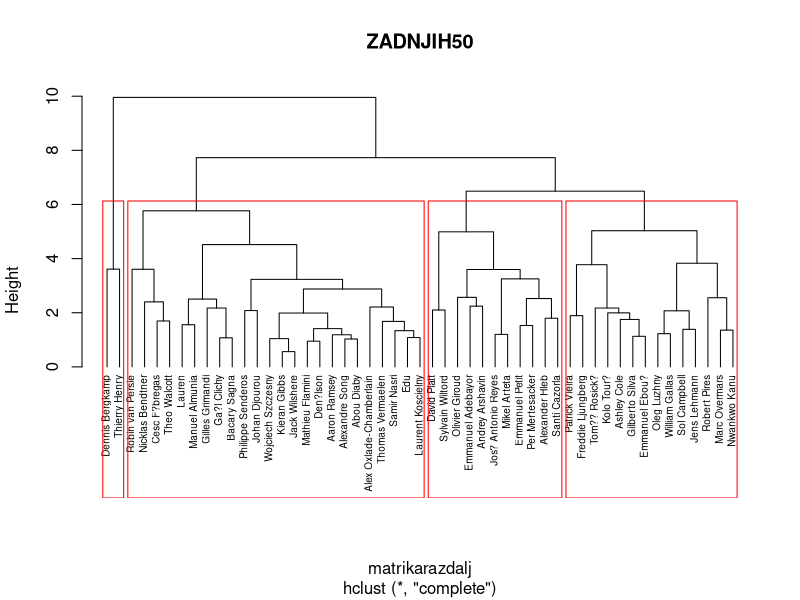
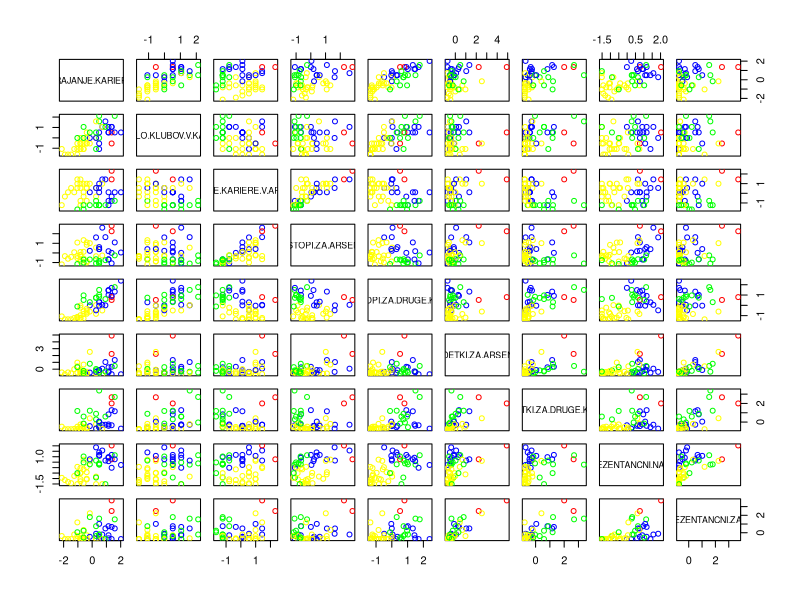
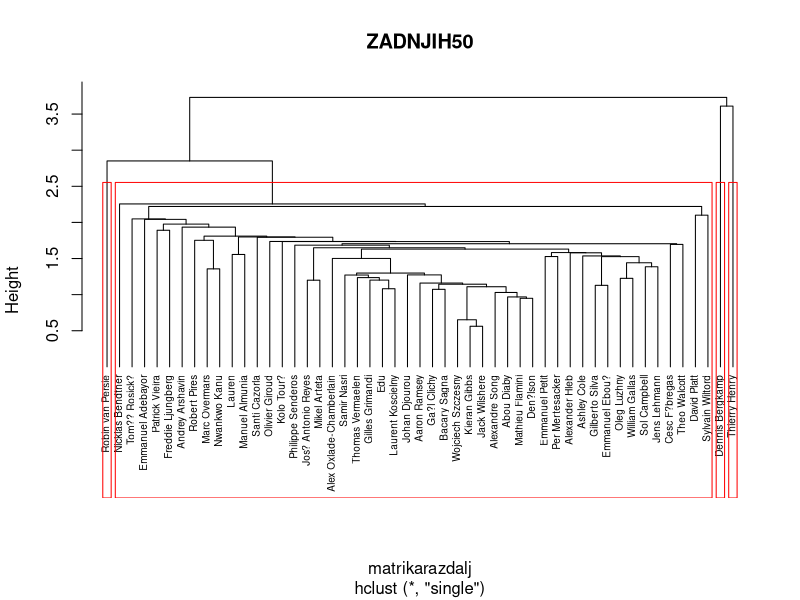
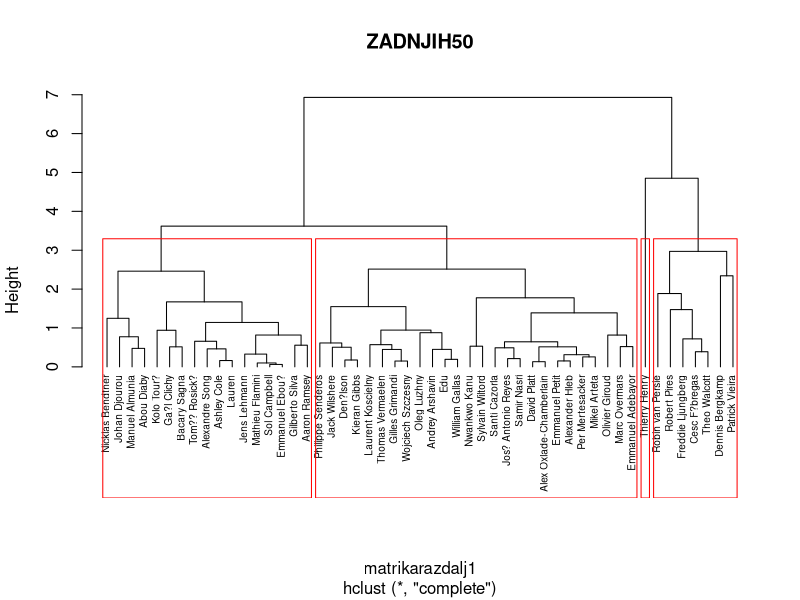
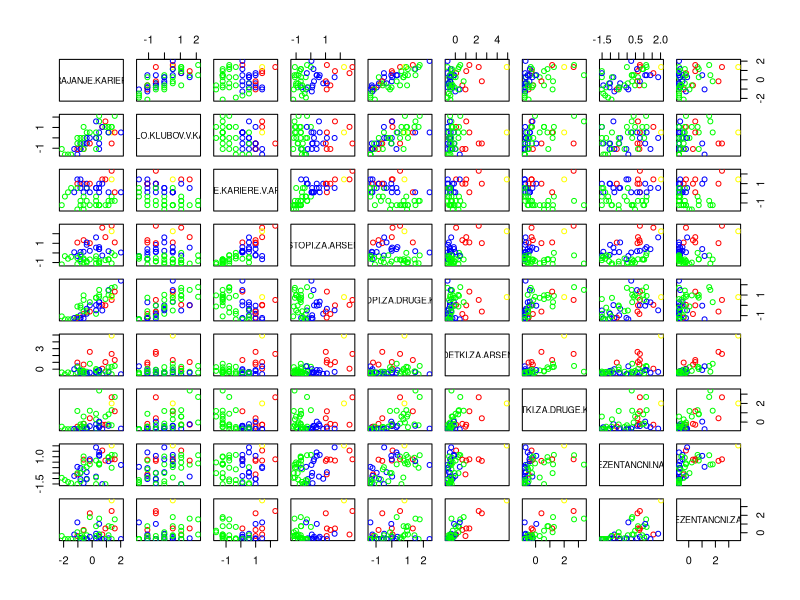

These charts were generated, in order, by the following R code:
#uvozim tabelo
ZADNJIH50<-read.csv2("podatki/zadnjih50.csv",
                           skip=0,
                           row.name=1,
                           header=TRUE,
                           na.strings = "-",
                           fileEncoding = "Windows-1252")


#razdelitev v 4 skupine glede na kariero v vseh pomenih, iščemo kdo je bil najboljši
normaliziran <- scale(as.matrix(ZADNJIH50[c(4:5, 7:13)]))
matrikarazdalj<-dist(normaliziran)
razdelitev<- hclust(matrikarazdalj, method = "complete")

pdf("slike/najboljsi.pdf")
plot(razdelitev, hang=-1, cex=0.6, main = "ZADNJIH50")
rect.hclust(razdelitev,k=4,border="red")
dev.off()
#iz grafa vidimo kdo sta nogometaša, ki sta se v svoji karieri najbol izkazala ter na vseh področjih kot celoti dosegla najboljše rezultate
#to sta Henry in Bergkamp
#preverimo če to res drži

p <- cutree(razdelitev, k=4)
barve=c("red", "green", "blue","yellow")
table(p)
barve

pdf("slike/najboljsi1.pdf")
pairs(normaliziran, col = barve[p])
dev.off()
#graf prikazuje položaje osamelcev na pram ostalim
#vidimo da sta to rdeča krogca

ZADNJIH50[p %in% c(1),]
#potrditev, da Henry in Bergkamp najbol izstopata, sta osamelca 


#sedaj nas pa zanima kdo je 3. po dosežkih v svoji karieri neglede na klub
# da ga najdemo uporabimo metodo enojnega povezovanja in graf razdelimo na 4 skupine

razdelitev1 <- hclust(matrikarazdalj, method = "single")

pdf("slike/najboljsi2.pdf")
plot(razdelitev1, hang=-1, cex=0.6, main = "ZADNJIH50")
rect.hclust(razdelitev1,k=4,border="red")
dev.off()
#iz grafa vidimo, da je to Robin van Persie, poleg pa graf še dodatno potrjuje katera dva sta najboljša

#tako lahko trdimo, da so trije najboljši igralci med zadnjimi pedesetimi Henry,Bergkamp in van Persie

#poglejmo si sedaj kdo pa je bil najboljši za Arsenal
#normiliziral bom sedaj le dolžino kariere v Arsenalu, zadetke za Arsenal, ter nastope za Arsenal saj je to le bistvo projekta(analiza Arsenala)
norm <- scale(as.matrix(ZADNJIH50[c(7:8, 10)]))
matrikarazdalj1<-dist(norm)
razdelitev2 <- hclust(matrikarazdalj1, method = "complete")

pdf("slike/najboljsiArsenal.pdf")
plot(razdelitev2, hang=-1, cex=0.6, main = "ZADNJIH50")
rect.hclust(razdelitev2,k=4,border="red")
dev.off()
#Graf trdi da najbol izstopa Henry, poglejmo če to drži

p1<- cutree(razdelitev2, k=4)
table(p1)
barve
pdf("slike/najboljsiArsenal1.pdf")
pairs(normaliziran, col = barve[p1])
dev.off()
#vidimo, da najbolj odstopa rumeni krogec(je osamelec)

ZADNJIH50[p1 %in% c(4),]
#potrditev da je najboljši igralec Arsenala med zadnjimi 50 igralci Thierry Henry, ki tudi v splošnem velja za najboljšega igralca vseh časov v klubu





# # 4. faza: Analiza podatkov
# 
# # Uvozimo funkcijo za uvoz spletne strani.
# source("lib/xml.r")
# 
# # Preberemo spletno stran v razpredelnico.
# cat("Uvažam spletno stran...\n")
# tabela <- preuredi(uvozi.obcine(), obcine)
# 
# # Narišemo graf v datoteko PDF.
# cat("Rišem graf...\n")
# pdf("slike/naselja.pdf", width=6, height=4)
# plot(tabela[[1]], tabela[[4]],
#      main = "Število naselij glede na površino občine",
#      xlab = "Površina (km^2)",
#      ylab = "Št. naselij")
# dev.off()